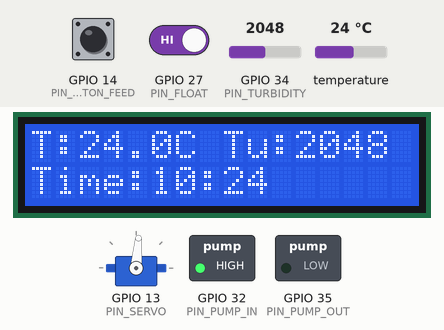
Simulated run of this sketch. Board: ESP32. Shown: servo, 16×2 character LCD, switched loads named in the sketch (green lamp = pin HIGH). The test bench sets the inputs (shaded band); at power-on: GPIO 14 (PIN_BUTTON_FEED) HIGH, GPIO 34 (PIN_TURBIDITY) = 2048, GPIO 27 (PIN_FLOAT) HIGH, temperature 24 °C. WiFi joins after 1.5 s; servers stay silent unless stated; the local clock reads 2024-03-15 10:24:30 at power-on unless the sketch sets it; web services answer with replies made up by the test bench; what the sketch prints to the serial monitor is not drawn.

Above: at 3.8 s.
3.9 s: GPIO 14 (PIN_BUTTON_FEED) pulled LOW for 1.25 s
At 6.5 s:
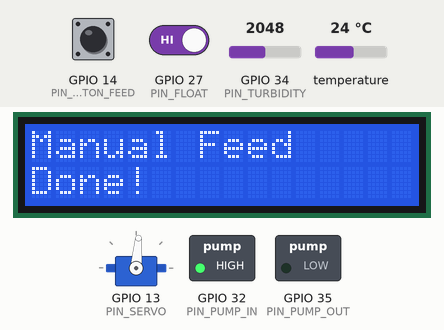
8.4 s: GPIO 34 (PIN_TURBIDITY) set to 1559
At 10.6 s:
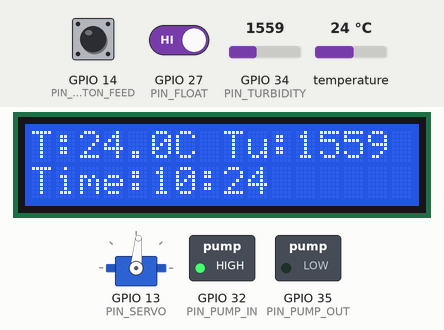
11.3 s: GPIO 34 (PIN_TURBIDITY) set to 1431
At 13.6 s:
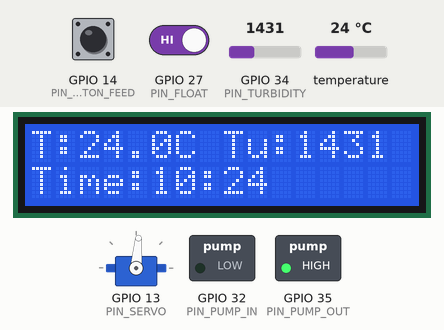
14.3 s: GPIO 14 (PIN_BUTTON_FEED) pulled LOW for 1.25 s
At 16.9 s:
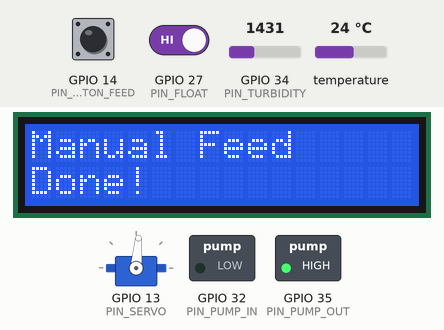
18.8 s: GPIO 27 (PIN_FLOAT) driven LOW
At 20.4 s:
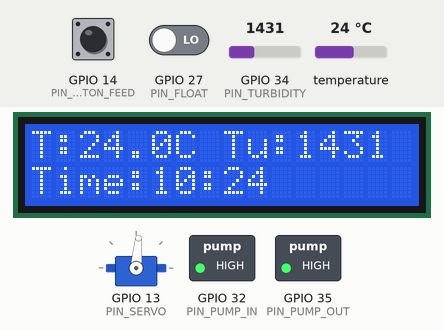
20.7 s: temperature set to 12 °C
At 23.5 s:
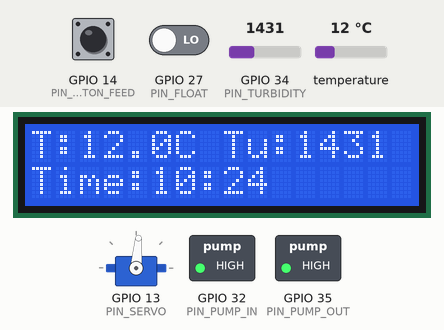
Timing chart, 0 to 25.0 s (numbered marks = the images above; inputs shaded):
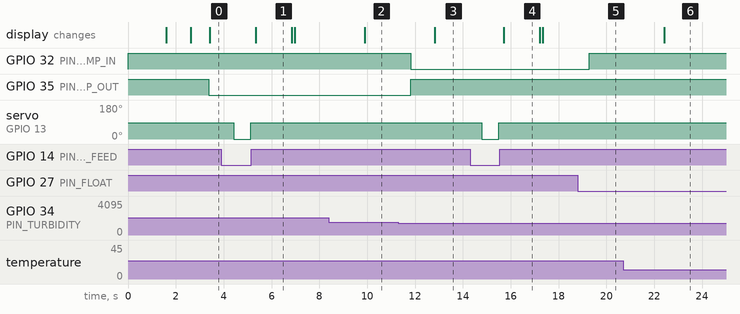

The sketch:

Bio_fish_farming.ino
```cpp
#include <WiFi.h>
#include <HTTPClient.h>
#include <Wire.h>
#include <LiquidCrystal_I2C.h>
#include <OneWire.h>
#include <DallasTemperature.h>
#include <ESP32Servo.h>
#include "time.h"

// ---------------- PIN CONFIG ----------------
const int PIN_ONEWIRE     = 5;    // DS18B20 Temperature
const int PIN_TURBIDITY   = 34;   // Turbidity Sensor
const int PIN_SERVO       = 13;   // Servo Motor
const int PIN_PUMP_OUT    = 35;   // Drain Pump Relay
const int PIN_PUMP_IN     = 32;   // Refill Pump Relay
const int PIN_BUTTON_FEED = 14;   // Manual Feed Button
const int PIN_FLOAT       = 27;   // Float Switch (Pressed = full)

// ---------------- LCD CONFIG ----------------
LiquidCrystal_I2C lcd(0x27, 16, 2);

// ---------------- DS18B20 ----------------
OneWire oneWire(PIN_ONEWIRE);
DallasTemperature sensors(&oneWire);

// ---------------- Servo ----------------
Servo feederServo;
const int SERVO_OPEN_ANGLE = 0;
const int SERVO_CLOSED_ANGLE = 85;

// ---------------- WiFi + Time ----------------
const char* ssid = "Pavan";
const char* password = "12345678";
const char* ntpServer = "pool.ntp.org";
const long gmtOffset_sec = 19800; // GMT +5:30 (India)
const int daylightOffset_sec = 0;

// ---------------- ThingSpeak ----------------
String apiKey = "V8TD2OS1AMJ9CZ3M";
const char* server = "http://api.thingspeak.com/update";

// ---------------- Feeding Schedule ----------------
struct FeedTime {
  int hour;
  int minute;
  bool hasFed;
};

// 🕒 Two scheduled feeding times
FeedTime feeds[] = {
  {9, 0, false},   // Feed 1 at 09:00
  {17, 8, false}   // Feed 2 at 18:00 (6 PM)
};
const int NUM_FEEDS = 2;

// ---------------- Turbidity Threshold ----------------
const int TURBIDITY_THRESHOLD = 1500; // Adjust based on your sensor

// ---------------- Display & Upload Timing ----------------
unsigned long lastDisplayUpdate = 0;
unsigned long lastThingSpeakUpdate = 0;
const unsigned long displayInterval = 2000;
const unsigned long thingSpeakInterval = 20000; // 20 seconds

// ---------------- Setup ----------------
void setup() {
  Serial.begin(115200);

  pinMode(PIN_TURBIDITY, INPUT);
  pinMode(PIN_PUMP_OUT, OUTPUT);
  pinMode(PIN_PUMP_IN, OUTPUT);
  pinMode(PIN_BUTTON_FEED, INPUT_PULLUP);
  pinMode(PIN_FLOAT, INPUT_PULLUP);

  // ✅ Set relays OFF initially (Active LOW relays)
  digitalWrite(PIN_PUMP_OUT, HIGH);
  digitalWrite(PIN_PUMP_IN, HIGH);

  feederServo.attach(PIN_SERVO);
  feederServo.write(SERVO_CLOSED_ANGLE);

  lcd.init();
  lcd.backlight();
  lcd.clear();
  lcd.setCursor(0, 0);
  lcd.print("WiFi Connecting...");

  WiFi.begin(ssid, password);
  while (WiFi.status() != WL_CONNECTED) {
    delay(300);
    Serial.print(".");
  }

  configTime(gmtOffset_sec, daylightOffset_sec, ntpServer);
  lcd.clear();
  lcd.print("WiFi Connected");
  delay(1000);
  lcd.clear();

  sensors.begin();

  Serial.println("Setup Complete ✅");
}

// ---------------- Feeding Function ----------------
void performFeeding(bool manual = false) {
  Serial.println(manual ? "Manual Feeding..." : "Scheduled Feeding...");
  feederServo.write(SERVO_OPEN_ANGLE);
  delay(700);
  feederServo.write(SERVO_CLOSED_ANGLE);
  delay(200);

  lcd.clear();
  lcd.setCursor(0, 0);
  lcd.print(manual ? "Manual Feed" : "Auto Feed");
  lcd.setCursor(0, 1);
  lcd.print("Done!");
  delay(1500);
  lcd.clear();
}

// ---------------- Upload to ThingSpeak ----------------
void uploadToThingSpeak(float temperature, int turbidity) {
  if (WiFi.status() == WL_CONNECTED) {
    HTTPClient http;
    String url = server;
    url += "?api_key=" + apiKey;
    url += "&field1=" + String(temperature, 2);
    url += "&field2=" + String(turbidity);

    http.begin(url);
    int httpCode = http.GET();
    if (httpCode > 0) {
      Serial.println("ThingSpeak Updated ✅ Code: " + String(httpCode));
    } else {
      Serial.println("ThingSpeak Update Failed ❌");
    }
    http.end();
  }
}

// ---------------- Loop ----------------
void loop() {
  // ---- Temperature ----
  sensors.requestTemperatures();
  float temperature = sensors.getTempCByIndex(0);

  // ---- Turbidity ----
  int turbidity = analogRead(PIN_TURBIDITY);

  // ---- Time ----
  struct tm timeinfo;
  if (!getLocalTime(&timeinfo)) {
    Serial.println("Failed to get time");
    return;
  }

  int currentHour = timeinfo.tm_hour;
  int currentMinute = timeinfo.tm_min;

  // ---- Scheduled Feeding ----
  for (int i = 0; i < NUM_FEEDS; i++) {
    if (currentHour == feeds[i].hour && currentMinute == feeds[i].minute) {
      if (!feeds[i].hasFed) {
        performFeeding(false);
        feeds[i].hasFed = true;
      }
    } else {
      feeds[i].hasFed = false;
    }
  }

  // ---- Manual Feed Button ----
  if (digitalRead(PIN_BUTTON_FEED) == LOW) {
    delay(50);
    if (digitalRead(PIN_BUTTON_FEED) == LOW) {
      performFeeding(true);
      while (digitalRead(PIN_BUTTON_FEED) == LOW);
      delay(100);
    }
  }

  // ---- Float Switch ----
  bool waterFull = (digitalRead(PIN_FLOAT) == LOW); // Pressed = full

  // ---- Pump Control (fixed logic) ----
  if (turbidity > TURBIDITY_THRESHOLD) {
    // Water is dirty → Drain ON
    digitalWrite(PIN_PUMP_OUT, LOW);  // Active LOW → ON
    digitalWrite(PIN_PUMP_IN, HIGH);  // Refill OFF
  } else {
    // Water is clean → Drain OFF
    digitalWrite(PIN_PUMP_OUT, HIGH);

    // Refill only if tank not full
    if (!waterFull)
      digitalWrite(PIN_PUMP_IN, LOW); // ON
    else
      digitalWrite(PIN_PUMP_IN, HIGH); // OFF
  }

  // ---- LCD Update ----
  if (millis() - lastDisplayUpdate > displayInterval) {
    lcd.clear();
    lcd.setCursor(0, 0);
    lcd.print("T:");
    lcd.print(temperature, 1);
    lcd.print("C Tu:");
    lcd.print(turbidity);

    lcd.setCursor(0, 1);
    lcd.printf("Time:%02d:%02d", currentHour, currentMinute);
    lastDisplayUpdate = millis();
  }

  // ---- ThingSpeak Upload ----
  if (millis() - lastThingSpeakUpdate > thingSpeakInterval) {
    uploadToThingSpeak(temperature, turbidity);
    lastThingSpeakUpdate = millis();
  }

  delay(200);
}
```

Measured:
- the behaviour switches between 1501 and 1500 on GPIO 34 (PIN_TURBIDITY) (found by bisection; images 2 and 3)
- after the input at 3.9 s, servo on GPIO 13 (PIN_SERVO): 85° → 0° after 0.53 s, → 85° 0.70 s later; the display: changes after 1.4 s (image 1)
- after the input at 8.4 s, the display: changes after 1.5 s (image 2)
- after the input at 11.3 s, GPIO 32 (PIN_PUMP_IN): HIGH → LOW after 0.52 s; GPIO 35 (PIN_PUMP_OUT): LOW → HIGH after 0.52 s; the display: changes after 1.5 s (image 3)
- after the input at 14.3 s, servo on GPIO 13 (PIN_SERVO): 85° → 0° after 0.50 s, → 85° 0.70 s later; the display: changes after 1.4 s (image 4)
- after the input at 18.8 s, GPIO 32 (PIN_PUMP_IN): LOW → HIGH after 0.47 s
- after the input at 20.7 s, the display: changes after 1.7 s (image 6)
